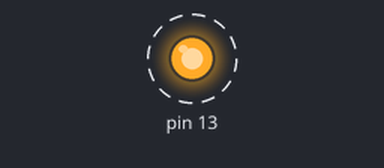
A sketch run on a simulated Arduino Uno, built with avr-gcc and run on an emulated ATmega328P. On the bench: output pins drawn as LEDs (lit = HIGH). Dashed ring = blinking.

Above: at 0.05 s.
Timing chart, 0 to 3.0 s (numbered marks = the images above):
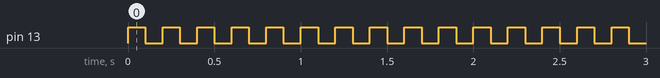

Measured:
- by itself, pin 13: alternates HIGH for 0.10 s and LOW for 0.10 s

The sketch:

Multitasking-Ardiuno.ino
```cpp
#include "Multitasking/Multitasking.h"

DECLARE_TASK(BlinkerTask) CAN_SLEEP
	byte pin;
	bool state;
public:
	BlinkerTask(byte pin) : pin(pin), state() {}

BEGIN_TASK
	pinMode(pin, OUTPUT);
	FOREVER
	{
		digitalWrite(pin, state = !state);
		SLEEP(100);
	}
END_TASK


void setup()
{
	(Instance<Scheduler<2>>::CreateNoGuard()
		<< Instance<BlinkerTask>::CreateNoGuard(13)
	).Run();
}

void loop()
{
}
```

ExpressTask.h
```cpp
#ifndef _EXPRESS_TASK_H_
#define _EXPRESS_TASK_H_

#define DECLARE_TASK(T) class T : public TaskBase {
#define BEGIN_TASK private: virtual bool Step() override { \
	switch (this->_state) { \
	case 0:

#define END_TASK default: this->_state = -1; return true; }}};

#define YIELD this->_state = __LINE__; return false; case __LINE__:
#define YIELD_WHILE(cond) case __LINE__: if ((cond)) { this->_state = __LINE__; return false;}

#define FOREVER for(;;)

#define CAN_SLEEP unsigned long _sleep;
#define SLEEP(interval) {this->_sleep = millis() + (interval);} YIELD_WHILE(millis() < this->_sleep);

#endif
```

Instance.h
```cpp
#ifndef _INSTANCE_H_
#define _INSTANCE_H_

void* operator new(unsigned, void* ptr)
{
	return ptr;
}

template<typename T, int N = 0>
struct Instance
{
	template<typename... Args>
	static T& CreateNoGuard(Args... args)
	{
		static byte data[sizeof(T)];
		return *new(data)T(args...);
	}

	template<typename... Args>
	static T& Create(Args... args)
	{
		/*

		This code will create guard variable with 8 bytes size.
		I don't want to waste memory, so I use raw buffer & placement new operator.

		static T data(args...);
		return data;
		*/

		/*
		If I use boolean guard and buffer type casting, compiler shows me warning -Fstrict-alias.
		Pointer to data is type-safe, but needs one more byte.
		*/
		static T* ptr;
		static byte data[sizeof(T)];

		if (!ptr)
		{
			ptr = new(data)T(args...);
		}
		return *ptr;
	}
};

#endif
```

Multitasking.h
```cpp
#ifndef _MULTITASKING_H_
#define _MULTITASKING_H_

#include "Scheduler.h"
#include "ExpressTask.h"

#include "Instance.h"

#endif
```

Scheduler.h
```cpp
#ifndef _SCHEDULER_H_
#define _SCHEDULER_H_

#include "TaskBase.h"

template<int MAX_TASKS, typename TaskCounter = byte>
class Scheduler
{
public:
	typedef Scheduler<MAX_TASKS, TaskCounter> self_t;
private:
	TaskCounter usedTasks;
	TaskBase* tasks[MAX_TASKS];

public:
	Scheduler() : usedTasks()
	{
	}

	bool AddTask(TaskBase* task)
	{
		if (!task)
		{
			return false;
		}

		if (usedTasks < MAX_TASKS)
		{
			tasks[usedTasks++] = task;
			return true;
		}

		return false;
	}

	self_t& operator<<(TaskBase& task)
	{
		AddTask(&task);
		return *this;
	}

	void Run()
	{
		TaskCounter current = 0;
		while (usedTasks)
		{
			if (tasks[current]->Step())
			{
				if (current != usedTasks - 1)
				{
					tasks[current] = tasks[usedTasks - 1];
				}
				--usedTasks;
			}
			else
			{
				++current;
			}

			if (current == usedTasks)
			{
				current = 0;
			}
		}
	}
};

#endif
```

TaskBase.h
```cpp
#ifndef _TASK_BASE_H_
#define _TASK_BASE_H_

struct TaskBase
{
	int _state;
	virtual bool Step() = 0;
};

#endif
```
